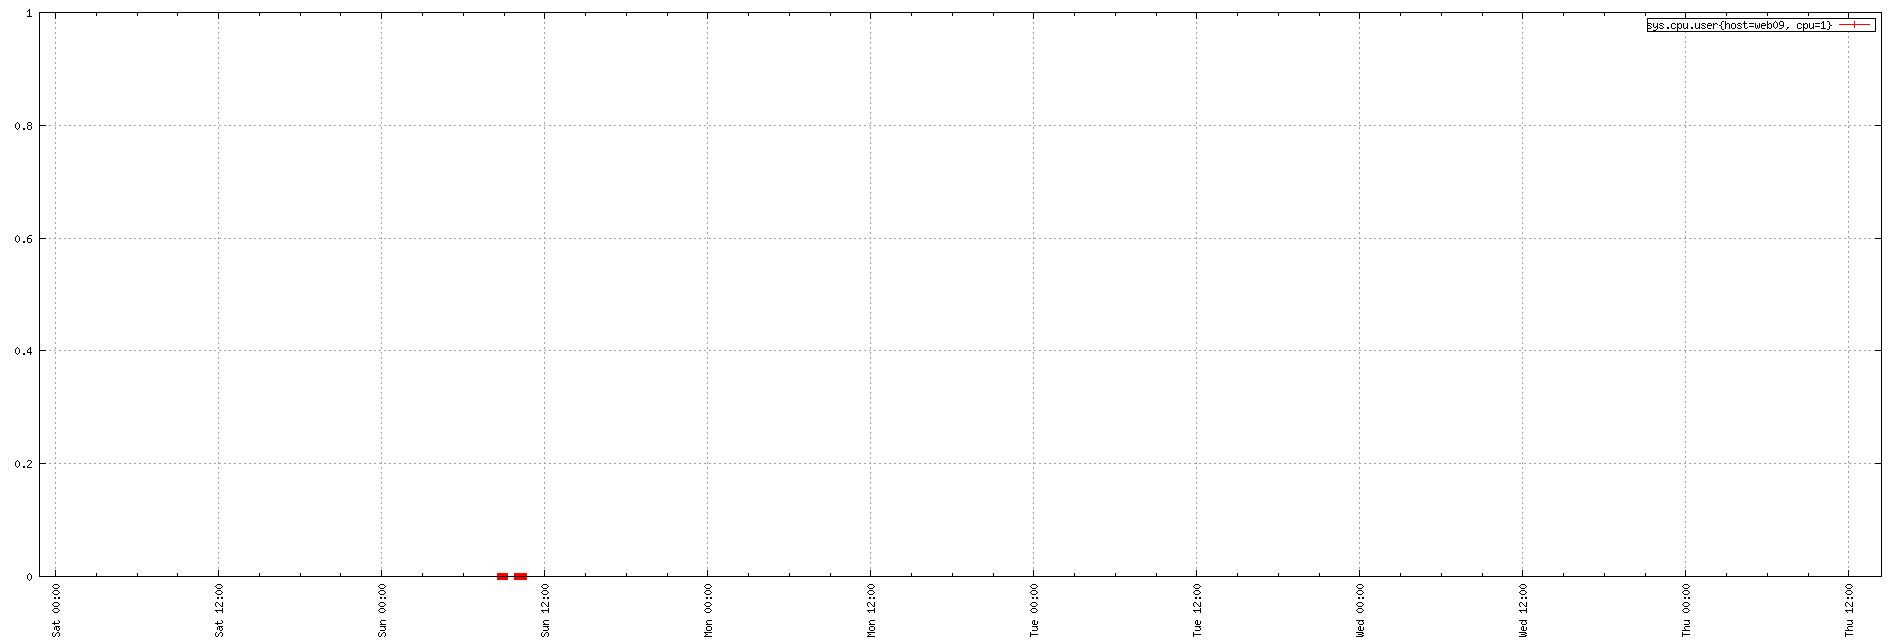

This chart was generated by the following gnuplot code:
set term png small size 1900,644
set xdata time
set timefmt "%s"
if (GPVAL_VERSION < 4.6) set xtics rotate; else set xtics rotate right
set output "${TMPDIR-'tmp'}/tsd/497935d7.png"
set xrange ["1673650109":"1674138231"]
set format x "%a %H:%M"
set grid
set style data linespoint
set key right box
set yrange [0:]
plot  "${TMPDIR-'tmp'}/tsd/497935d7_0.dat" using 1:2 title "sys.cpu.user{host=web09, cpu=1}"
